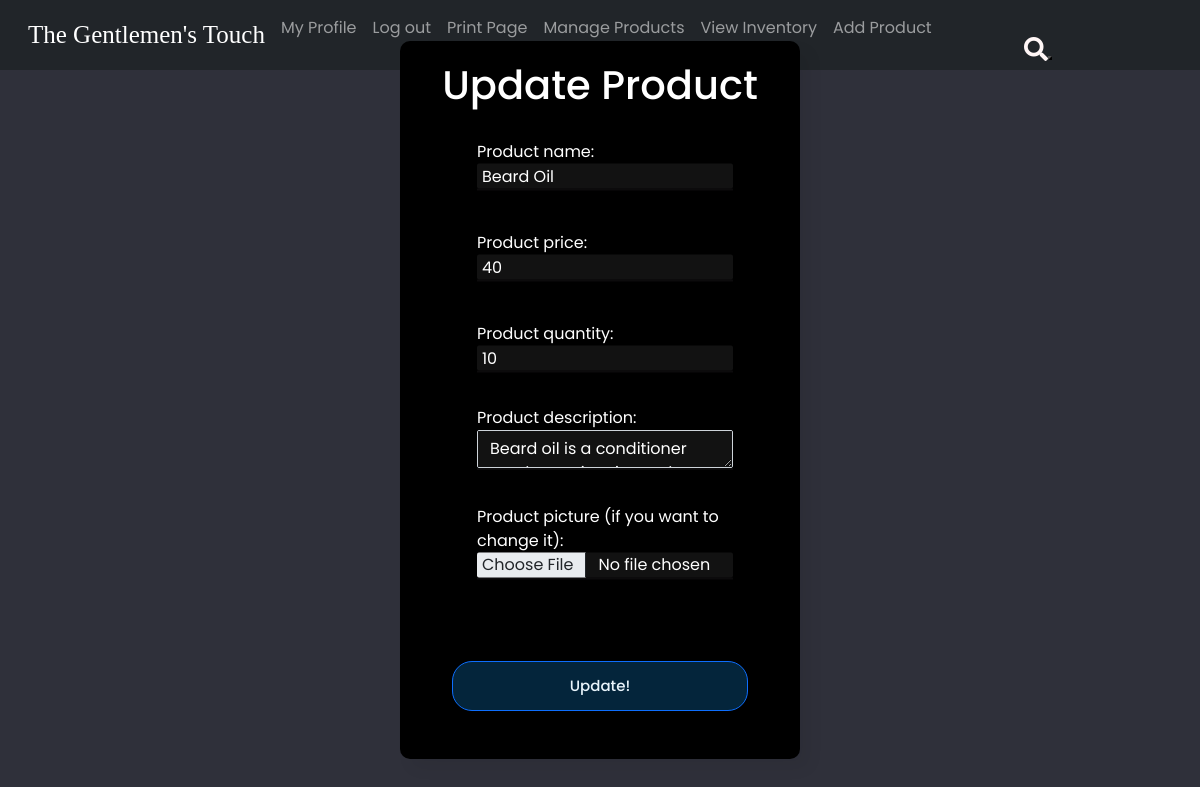
Page /Product/update/1 (signed in) on the earlier database version.
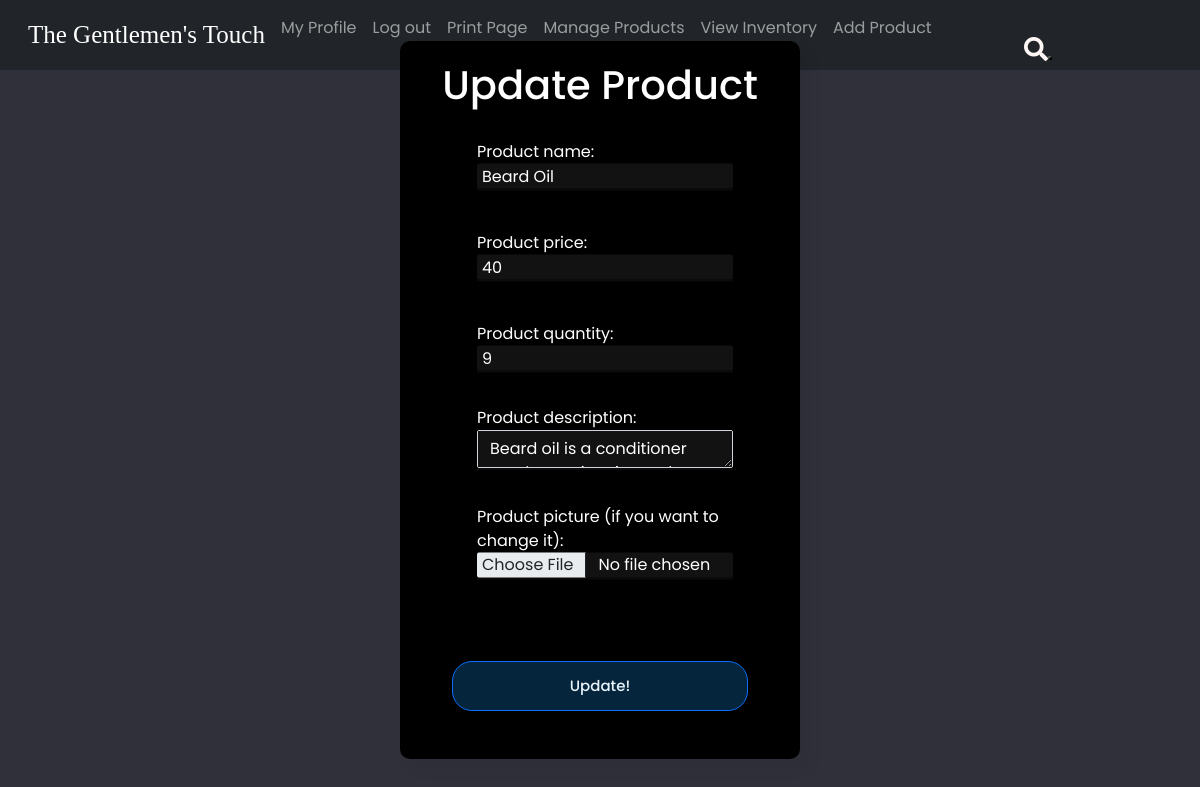
Same page on the later database version.
### tables this page shows
CREATE TABLE `product` (
  `product_id` int(11) NOT NULL,
  `product_image` varchar(50) NOT NULL DEFAULT 'blank.png',
  `product_name` varchar(30) NOT NULL,
  `description` text NOT NULL,
  `price` double NOT NULL,
  `quantity` int(11) NOT NULL
);

### app/core/App.php (called while the page is built, shortened)
<?php
		class App {
			private $method = 'index';
			public function __construct() {
				$url = self::parseUrl();
				if (isset($url[0])) {
					unset($url[0]);
				}
				$this->controller = new $this->controller;
				if (isset($url[1])) {
					if (method_exists($this->controller, $url[1]))
						$this->method = $url[1];
					unset($url[1]);
				}
				$this->params = $url ? array_values($url) : [];
				call_user_func_array([$this->controller, $this->method], $this->params);
			}
			private static function parseUrl() {
				if (isset($_GET['url'])) {
					return explode('/',
						filter_var(
							rtrim($_GET['url'], '/'),
							FILTER_SANITIZE_URL)
					);
				}
			}
		}

### index.php (called while the page is built, shortened)
<?php
    new \app\core\App();

### app/models/Product.php (called while the page is built, shortened)
<?php
        class Product extends \app\core\Model {
            function get($product_id) {
                $SQL = 'SELECT * FROM product WHERE product_id = :product_id';
                $STMT = self::$_connection->prepare($SQL);
                $STMT->execute(['product_id'=>$product_id]);
                $STMT->setFetchMode(\PDO::FETCH_CLASS, "app\models\Product");
                return $STMT->fetch();
            }
        }

### app/core/DBConnection.php (called while the page is built, shortened)
<?php
		class DBConnection {
			static $connection = null;
			private function __construct() {
				if (self::$connection == null) {
					$host = 'localhost';
					$DBname = 'sysdev';
					$user = 'root';
					$password = '';
					self::$connection = new \PDO("mysql:host=$host;dbname=$DBname", $user, $password);
				}
			}
			public static function getInstance() {
				return self::$connection;
			}
		}

### app/views/Product/update.php (the view, shortened to what this page needs)
<html>
    <head>
        <link href="https://cdn.jsdelivr.net/npm/bootstrap@5.1.3/dist/css/bootstrap.min.css" rel="stylesheet">
        <link rel="stylesheet" type="text/css" href="/app/public/css/navbar.css">
		<link rel="stylesheet" type="text/css" href="/app/public/css/updates.css">
    </head>
    <body style = 'overflow:scroll;'>
        <div class='container' >
        <h1 id="title">Update Product</h1>
            <form method='post' action='' enctype = 'multipart/form-data'>
				<label class='form-label'>Product name:<input type='text' name='product_name' class='form-control' value= '<?= $data->product_name?>' /></label> <br>
				<label class='form-label'>Product price:<input type='double' name='product_price' class='form-control' value='<?= $data->price?>' /></label> <br>
				<label class='form-label'>Product quantity:&ensp;<input type='number' min="0" name='product_quantity' class='form-control' value='<?= $data->quantity?>'/></label> <br>
                <label class='form-label'>Product description:<textarea name='product_description' cols="80" class='form-control'><?= $data->description?></textarea></label><br>
				<label class = 'form-label'>Product picture (if you want to change it):
                    <input type = 'file' name = 'product_image' class = 'form-control'></label><br> <br>
				<input class = 'btn btn-primary' type="submit" name='action' value='Update!' class='form-control' />
			</form>
        </div>
    </body>
</html>

Differences in the rows shown:
changed product "Beard Oil": product_quantity "10" → "9"
